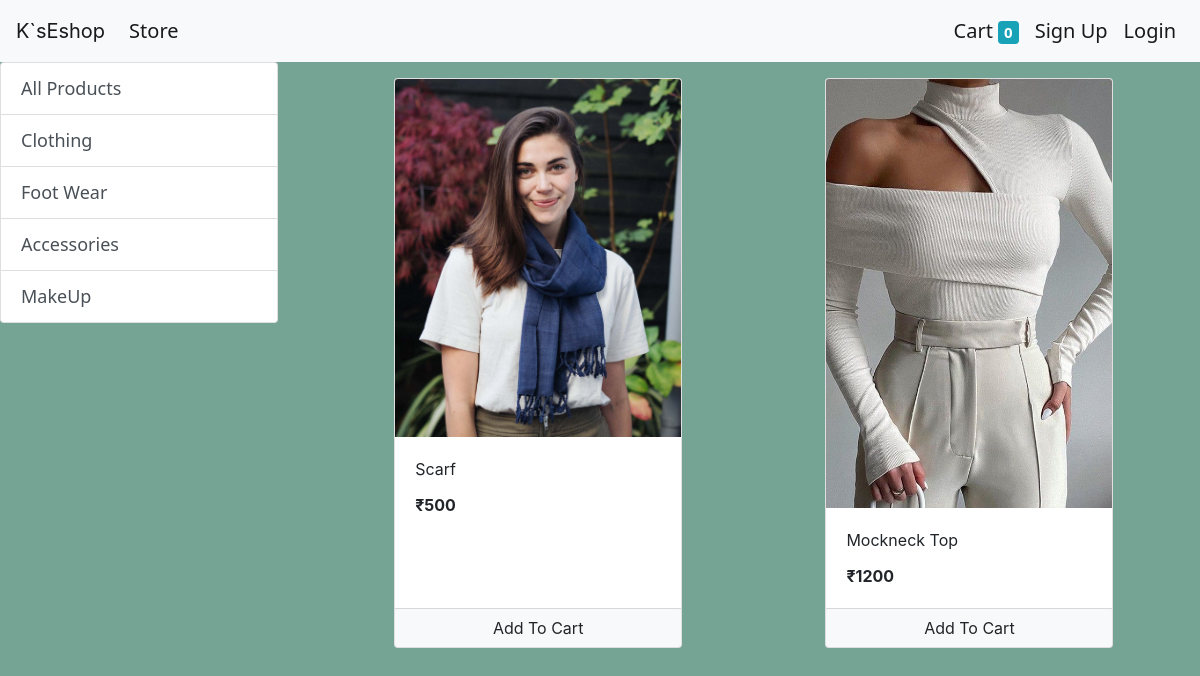
/?category=1, run on the app's committed database.
### store/models/category.py (models this page shows, shortened)
class Category(models.Model):
    name = models.CharField(max_length=20)
    @staticmethod
    def get_all_categories():
        return Category.objects.all()

### store/models/product.py (models this page shows, shortened)
class Product(models.Model):
    name = models.CharField(max_length=50)
    price = models.IntegerField(default=0)
    description = models.CharField(max_length=200, default='' , null=True , blank=True)
    image = models.ImageField(upload_to='uploads/products/')
    category = models.ForeignKey(Category , on_delete = models.CASCADE,default=1)
    @staticmethod
    def get_all_products_by_category_id(category_id):
        if category_id:
            return Product.objects.filter(category=category_id)
        else:
            return Product.objects.all()

### store/views/home.py (the view, shortened to what this page needs)
# urls.py: path('',home.Index.as_view(),name='homepage'),
class Index(View):
	def get(self,request):
		cart=request.session.get('cart')
		customer_name = request.session.get('customer.name')
		if not cart:
			request.session['cart']={}
		products = None
		categories = Category.get_all_categories()
		categoryId = request.GET.get('category')
		if categoryId:
			products = Product.get_all_products_by_category_id(categoryId)
		else:
			products = Product.get_all_products()
		data={}
		data['products']=products
		data['categories']=categories
		data['customer_name'] = customer_name
		return render(request, 'index.html',data)

### store/templatetags/cart.py (called while the page is built)
@register.filter(name='is_in_cart')
def is_in_cart(product ,cart):
    keys=cart.keys()
    for id in keys:
        if int(id) == product.id:
            return True
    return False

### store/templatetags/custom_filters.py (called while the page is built)
@register.filter(name='currency')
def currency(number):
    return "₹"+str(number)

### store/templates/index.html (shortened to what this page needs)
{% extends 'base.html' %}
    {% block content %}
{% load cart %}
{% load custom_filters %}
    <div class='row'>
        <div class='col-lg-3 mx-auto'>
            <div class="list-group">
                <a href="/" class="list-group-item list-group-item-action">All Products</a>
                {% for category in categories %}
                <a href="/?category={{category.id}}" class="list-group-item list-group-item-action">{{category.name}}</a>
                {% endfor %}
              </div>
        </div>
        <div id='products' class='col-lg-9 mx-auto'>
            <div class="container-fluid mt-3">
                <div class="row mx-auto">
                  {% for product in products %}
                  <div class="card mx-auto" id="{{product.id}}" style="width: 18rem">
                    <img src="{{product.image.url}}" class="card-img-top" alt="..." />
                    <div class="card-body">
                      <p class="card-title">{{product.name}}</p>
                      <p class="card-text"><b>{{product.price|currency}}</b></p>
                    </div>
                    <div class="card-footer p-0 ">
                      {% if product|is_in_cart:request.session.cart %}
                      <div class="row no-gutters">
                        <form action="/#{{product.id}}" class="col-2" method="POST">
                          {% csrf_token %}
                      <input  hidden type="text" name="product" value="{{product.id}}">
                      <input  hidden type="text" name="remove" value="True">
                        <input type="submit" value=" - " class=" btn btn-block btn-secondary">
                      </form>
                        <div class="text-center col">{{product|cart_quantity:request.session.cart}} in Cart</div>
                        <form action="/#{{product.id}}" class="col-2" method="POST">
                          {% csrf_token %}
                      <input  hidden type="text" name="product" value="{{product.id}}">
                        <input type="submit" value=" + " class=" btn btn-block btn-secondary">
                      </form>
                      </div>
                      {% else %}
                    <form action="/#{{product.id}}" method="POST" class="btn-block">
                      <input type="submit" class="float-right btn btn-light  form-control" value="Add To Cart">
                    </form>
                    {% endif %}
                  </div>
                  </div>
                  {% endfor %}
                </div>
              </div>
        </div>
    </div>
    {% endblock %}

### store/static/css/styles.css (style rules this page uses)
body { background-color:rgb(117, 163, 148); }
.list-group a { font-size: 18px; font-family: sans; }

### data on the page
Category: name "Clothing"
Category: name "Foot Wear"
Category: name "Accessories"
Category: name "MakeUp"
Product: {{ product.id }} 1 (drawn), image (picture), name "Scarf", price "₹500"
Product: image (picture), name "Mockneck Top", price "₹1200"

### other printed values
{{ request.session.cart.keys|length }} "0"
